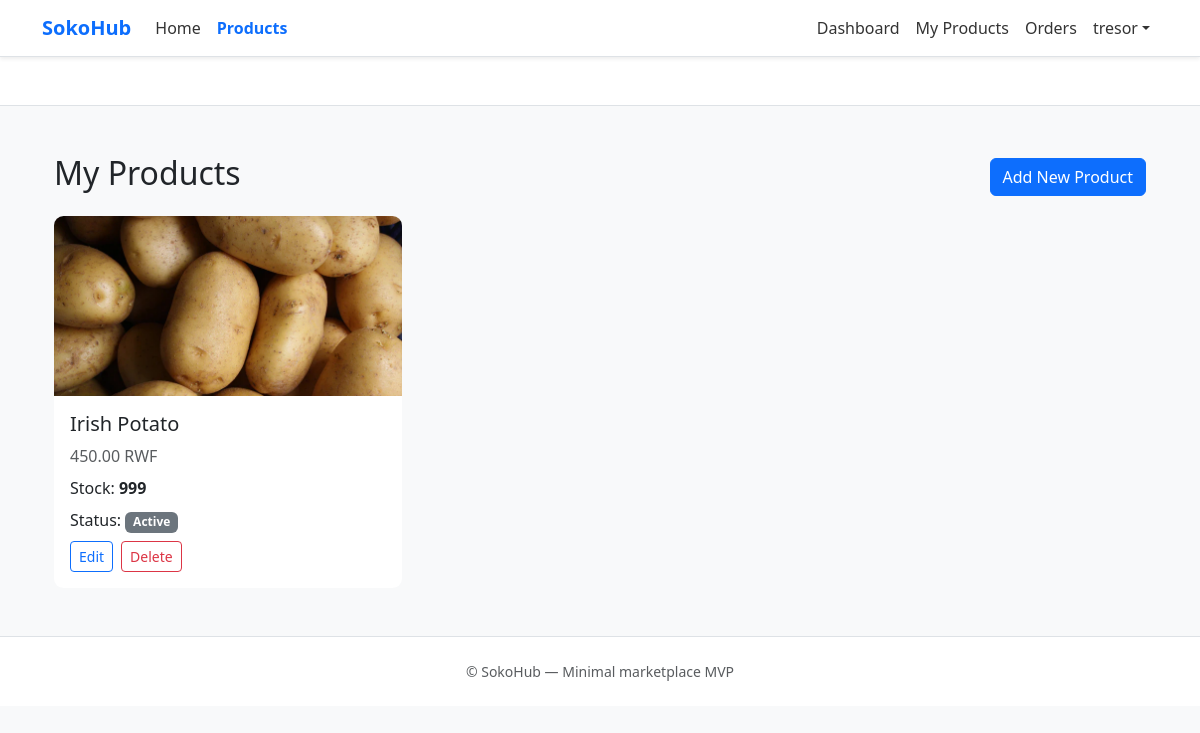
Before: /products/vendor/products/ (signed in) with the older database file.
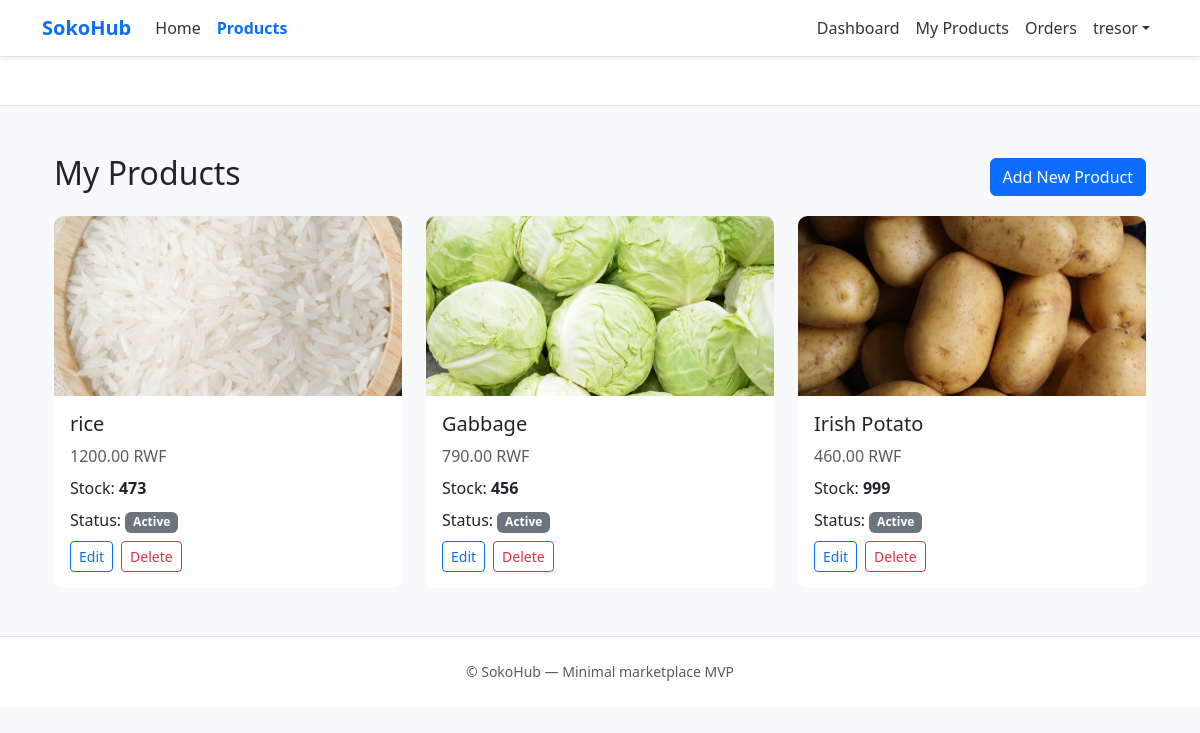
After: the same page with the newer database file.
### accounts/models.py (models this page shows, shortened)
class CustomUser(AbstractUser):
    VENDOR = 'vendor'
    CUSTOMER = 'customer'
    USER_TYPE_CHOICES = [
        (VENDOR, 'Vendor'),
        (CUSTOMER, 'Customer'),
    ]
    user_type = models.CharField(max_length=20, choices=USER_TYPE_CHOICES, default=CUSTOMER)
    email = models.EmailField(blank=False)
    phone = models.CharField(max_length=20, blank=True)
    location = models.CharField(max_length=100, blank=True)

### products/models.py (models this page shows, shortened)
class Product(models.Model):
    STATUS_ACTIVE = 'active'
    STATUS_INACTIVE = 'inactive'
    STATUS_CHOICES = [
        (STATUS_ACTIVE, 'Active'),
        (STATUS_INACTIVE, 'Inactive'),
    ]
    vendor = models.ForeignKey(settings.AUTH_USER_MODEL, on_delete=models.CASCADE, related_name='products')
    name = models.CharField(max_length=200)
    description = models.TextField(blank=True)
    price = models.DecimalField(decimal_places=2, max_digits=10, validators=[MinValueValidator(0)])
    stock = models.PositiveIntegerField(default=0)
    image = models.ImageField(upload_to='products/', blank=True, null=True)
    status = models.CharField(max_length=20, choices=STATUS_CHOICES, default=STATUS_ACTIVE)
    created_at = models.DateTimeField(auto_now_add=True)
    class Meta:
        ordering = ['-created_at']

### accounts/decorators.py (the view)
    def wrapper(request, *args, **kwargs):
        if not request.user.is_authenticated:
            messages.error(request, "Login required.")
            return redirect("login")
        if request.user.user_type != "vendor":
            messages.error(request, "Only vendors can access this page.")
            return redirect("home")
        return view_func(request, *args, **kwargs)

### products/views.py (called while the page is built)
@vendor_required
def vendor_products(request):
    vendor = request.user
    products = Product.objects.filter(vendor=vendor).order_by('-created_at')
    paginator = Paginator(products, 12)
    page_number = request.GET.get('page')
    page_obj = paginator.get_page(page_number)
    return render(request, 'products/vendor_products.html', {'page_obj': page_obj})

### templates/products/vendor_products.html (shortened to what this page needs)
{% extends 'base.html' %}
{% block content %}
<div class="container my-5">
    <div class="d-flex justify-content-between align-items-center mb-3">
        <h2>My Products</h2>
        <a href="{% url 'products:add_product' %}" class="btn btn-primary">Add New Product</a>
    </div>
    <div class="row row-cols-1 row-cols-md-2 row-cols-lg-3 g-4">
        {% for product in page_obj %}
        <div class="col">
            <div class="card h-100">
                {% if product.image %}
                <img src="{{ product.image.url }}" class="card-img-top" style="height:180px;object-fit:cover;" />
                {% else %}
                <div class="bg-light d-flex align-items-center justify-content-center" style="height:180px;">No Image</div>
                {% endif %}
                <div class="card-body d-flex flex-column">
                    <h5 class="card-title">{{ product.name }}</h5>
                    <p class="text-muted mb-2">{{ product.price|floatformat:2 }} RWF</p>
                    <p class="mb-2">Stock: <strong{% if product.stock == 0 %} class="text-danger"{% endif %}>{{ product.stock }}</strong></p>
                    <p class="mb-2">Status: <span class="badge bg-secondary">{{ product.get_status_display }}</span></p>
                    <div class="mt-auto d-flex gap-2">
                        <a href="{% url 'products:edit_product' product.id %}" class="btn btn-sm btn-outline-primary">Edit</a>
                        <a href="{% url 'products:delete_product' product.id %}" class="btn btn-sm btn-outline-danger">Delete</a>
                    </div>
                </div>
            </div>
        </div>
        {% empty %}
        <div class="col-12 alert alert-info">You have no products yet.</div>
        {% endfor %}
    </div>
</div>
{% endblock %}

### templates/base.html (shortened to what this page needs)
{% load static %}
<!DOCTYPE html>
<html lang="en">
<head>
        <link href="https://cdn.jsdelivr.net/npm/bootstrap@5.3.3/dist/css/bootstrap.min.css" rel="stylesheet">
        <link href="{% static 'css/styles.css' %}" rel="stylesheet">
</head>
<body class="bg-light">
<nav class="navbar navbar-expand-lg navbar-white bg-white border-bottom shadow-sm">
    <div class="container">
        <a class="navbar-brand fw-bold text-primary" href="{% url 'home_page' %}">SokoHub</a>
        <div class="collapse navbar-collapse" id="mainNav">
            <ul class="navbar-nav me-auto mb-2 mb-lg-0">
                <li class="nav-item">
                    <a class="nav-link {% if request.path == '/' %}active{% endif %}" href="{% url 'home_page' %}">Home</a>
                </li>
                    <li class="nav-item">
                    <a class="nav-link {% if 'products' in request.path %}active{% endif %}" href="{% url 'products:product_list' %}">Products</a>
                </li>
            </ul>
            <ul class="navbar-nav mb-2 mb-lg-0">
                {% if request.user.is_authenticated %}
                    {% if request.user.user_type == 'vendor' %}
                        <li class="nav-item"><a class="nav-link" href="{% url 'products:vendor_dashboard' %}">Dashboard</a></li>
                        <li class="nav-item"><a class="nav-link" href="{% url 'products:vendor_products' %}">My Products</a></li>
                        <li class="nav-item"><a class="nav-link" href="{% url 'orders:vendor_orders' %}">Orders</a></li>
                    {% else %}
                        <li class="nav-item"><a class="nav-link" href="{% url 'orders:my_orders' %}">My Orders</a></li>
                    {% endif %}
                    <li class="nav-item dropdown">
                        <a class="nav-link dropdown-toggle" href="#" id="userMenu" role="button" data-bs-toggle="dropdown">{{ request.user.username }}</a>
                    </li>
                {% else %}
                    <li class="nav-item"><a class="nav-link" href="{% url 'login' %}">Login</a></li>
                    <li class="nav-item"><a class="nav-link btn btn-sm btn-primary text-white ms-2" href="{% url 'register' %}">Register</a></li>
                {% endif %}
            </ul>
        </div>
    </div>
</nav>
<header class="py-4 bg-white border-bottom mb-4">
</header>
<main class="container mb-5">
    {% block content %}{% endblock %}
</main>
<footer class="bg-white border-top py-4 mt-auto">
    <div class="container text-center text-muted small">
        © {{ now|date:'Y' }} SokoHub — Minimal marketplace MVP
    </div>
</footer>
</body>
</html>

### static/css/styles.css (style rules this page uses)
:root { --brand:#0d6efd; --muted:#6c757d; }
body { background:#f7f8fa;font-family:system-ui,-apple-system,Segoe UI,Roboto,'Helvetica Neue',Arial }
.navbar-brand { font-size:1.25rem }
.navbar .nav-link { color:#333 }
.navbar .nav-link.active { color:var(--brand);font-weight:600 }
.card { border:0;border-radius:.6rem }
.card .card-img-top { border-top-left-radius:.6rem;border-top-right-radius:.6rem }
.btn-primary { background:var(--brand);border-color:var(--brand) }
footer { color:#6c757d }

Changed rows visible on the page:
added Product: image (picture), name "rice", price "1200.00", stock "473", status "Active"
added Product: image (picture), name "Gabbage", price "790.00", stock "456", status "Active"
changed Product "Irish Potato": price "450.00" → "460.00"
